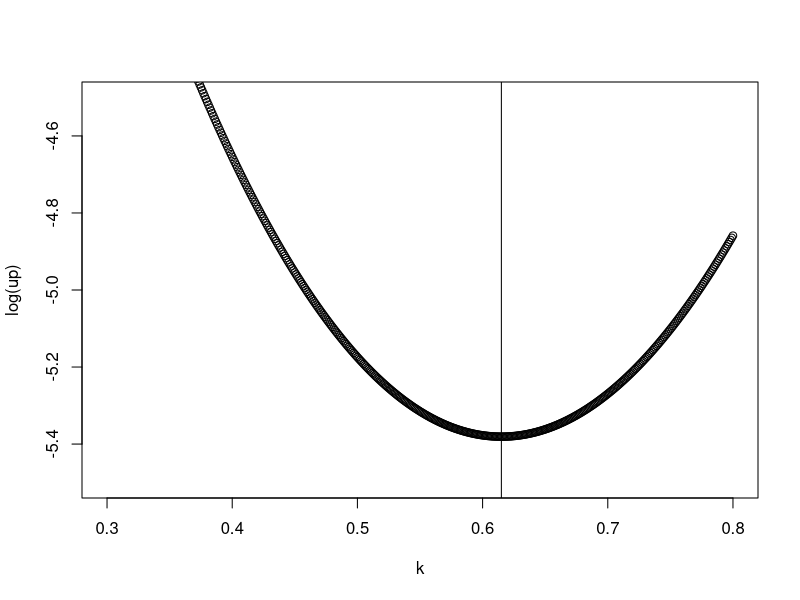

Write the R code that produced this figure.
## ---- chunk 1
cat('La desigualdad es:', factorial(9)*10^(-8)<=25*exp(-8))

## ---- chunk 2
k=(300:800)/1000
up=rep(0, length(k))
for(i in 1:length(k)){
  up[i]=(exp(-20*k[i])*((exp(-k[i])-exp(k[i]))^100))/(2^99*(k[i]^100))
} 
plot(k, log(up), xlab="k",xlim = c(0.3,0.8),ylim = c(-5.5,-4.5))
kmin=k[up==min(up)]
abline(v=kmin)
c(kmin, min(up))
